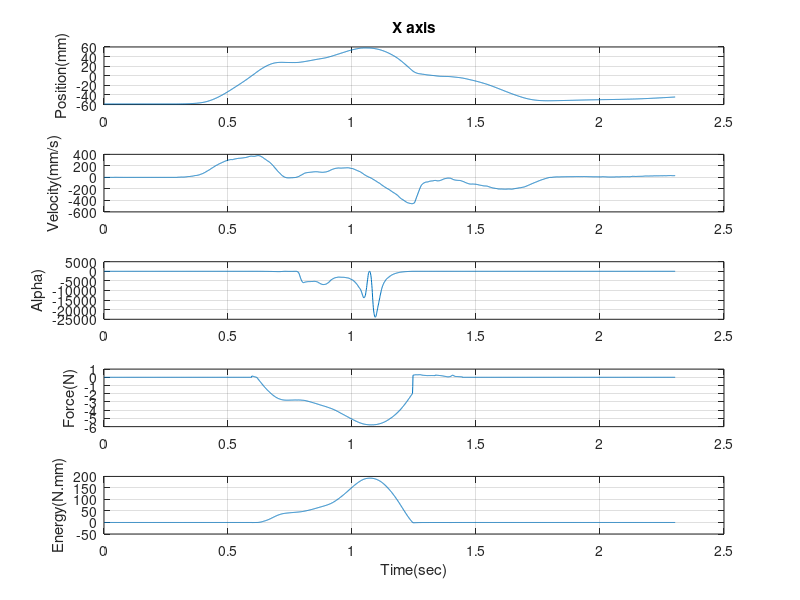

Here is the MATLAB script that generated this plot:
%T=importdata('file.csv');
%T.data
clc

close all
clear all
F=csvread('torque.csv');
P=csvread('position.csv');
V=csvread('Velocity.csv');
sT=csvread('sampling.csv');
al=csvread('Alpha.csv');
Eob=csvread('energy.csv');
khat2=csvread('khat.csv');
Fe=csvread('ControlForce.csv');


%sT=0.001;
%t=(0:sT:sT*length(F)-sT)';
%Power=-1*F(:,1).*V(:,1)*sT;
%E=cumtrapz(Power);

for i=1:length(V)
    if i==1
        E(i)=-1*F(i,1)*V(i,1)*sT(i);
        t(i)=sT(i);
    else
       E(i)=-1*F(i,1)*V(i,1)*sT(i)+E(i-1); 
       t(i)=t(i-1)+sT(i);
    end
end

av=0;
for i=1:length(F)
    av=av+F(i);
end
for i=1:length(F)-1
    derf(i)=(F(i+1)-F(i))/sT(i+1);
end
max(derf)/max(abs(F))
ra=find(Fe);%1050:1700;
av=av/length(Fe);
RMSE=sqrt(sum((F(ra)-Fe(ra)).^2)/length(ra));
NRMSE=RMSE/max(abs(F(ra)))
%Q=sqrt(sum(N.^2));
% for i=1:length(t)/2
%     if i==1
%         E2(i)=-1*F(i,1)*V(i,1)*sT*2;
%     else
%        E2(i)=-1*F(i*2,1)*V(i*2,1)*sT*2+E2(i-1); 
%     end
% end        
figure_handle = figure;
figure(1)
%figure(2)
subplot(5,1,1)
plot(t,P(:,1))
grid on
%xlabel('Time(sec)')
ylabel('Position(mm)')
title('X axis')
%figure()
subplot(5,1,2)
plot(t,V(:,1))
grid on
%xlabel('Time(sec)')
ylabel('Velocity(mm/s)')
%title('X axis')
subplot(5,1,3)
plot(t,al(:,1))
grid on
%xlabel('Time(sec)')
ylabel('Alpha)')

subplot(5,1,4)
plot(t,F(:,1))
grid on
%xlabel('Time(sec)')
ylabel('Force(N)')
%title('X')


EE=E';
%figure(4)
subplot(5,1,5)
plot(t,Eob)
grid on
hold on
%plot(t,0.5*P.^2.*khat2)
xlabel('Time(sec)')
ylabel('Energy(N.mm)')
%legend('actual','spring')
%title('X')

% figure()
% plot(t,Eob)
% 
% hold on
% plot(t,EE)

% figure()
% %figure(2)
% subplot(3,1,1)
% plot(t,P(:,1))
% grid on
% %xlabel('Time(sec)')
% ylabel('Position(mm)')
% title('X axis')
% %figure()
% subplot(3,1,2)
% plot(t,V(:,1))
% grid on
% %xlabel('Time(sec)')
% ylabel('Velocity(mm/s)')
% %title('X axis')

% EE=E';
% %figure(4)
% %subplot(3,1,3)
% plot(t,Eob)
% hold on
% plot(t,0.5*P.^2.*khat2)
% grid on
% xlabel('Time(sec)')
% ylabel('Energy(N.mm)')
%title('X')
all_ha = findobj( figure_handle, 'type', 'axes', 'tag', '' );
linkaxes( all_ha, 'x' );
% figure();
% plot(khat2)
